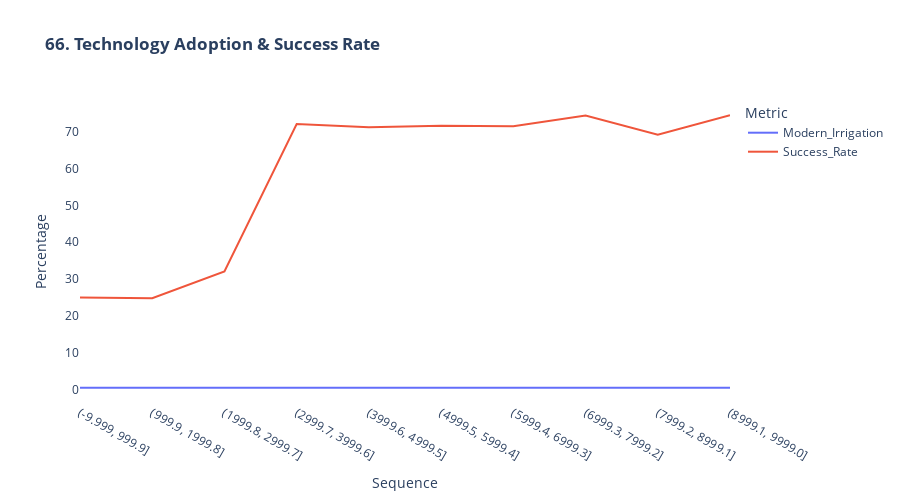

This figure's notebook cell:
### Markdown cell above
### *66. Technology Adoption Curve*

### Code cell
print("\n66. Technology Adoption...")

# Create adoption sequence
df_sorted = df.sort_values("Soil_Moisture").reset_index(drop=True)
df_sorted["Sequence"] = range(len(df_sorted))
df_sorted["Modern_Irrigation"] = df_sorted["Irrigation_Type"].isin(["Drip", "Sprinkler"])

adoption_rate = df_sorted.groupby(
    pd.cut(df_sorted["Sequence"], bins=10)
).agg(
    Modern_Irrigation=("Modern_Irrigation", "mean"),
    Success_Rate=("Irrigation_Need", lambda x: (x == "Low").mean() * 100),
).reset_index()

# Make the bin column serializable
adoption_rate["Sequence"] = adoption_rate["Sequence"].astype(str)

fig66 = px.line(
    adoption_rate,
    x="Sequence",
    y=["Modern_Irrigation", "Success_Rate"],
    title="<b>66. Technology Adoption & Success Rate</b>",
    labels={"value": "Percentage", "variable": "Metric"},
)

fig66.update_layout(height=500, plot_bgcolor="white")
fig66.show()

### Figure 1 — Plotly figure (JSON) as saved in the notebook; plotly's stock layout.template omitted (floating-point values rounded to 4 significant figures)
{"data": [{"hovertemplate": "Metric=Modern_Irrigation<br>Sequence=%{x}<br>Percentage=%{y}<extra></extra>", "legendgroup": "Modern_Irrigation", "line": {"color": "#636efa", "dash": "solid"}, "marker": {"symbol": "circle"}, "mode": "lines", "name": "Modern_Irrigation", "orientation": "v", "showlegend": true, "type": "scatter", "x": ["(-9.999, 999.9]", "(999.9, 1999.8]", "(1999.8, 2999.7]", "(2999.7, 3999.6]", "(3999.6, 4999.5]", "(4999.5, 5999.4]", "(5999.4, 6999.3]", "(6999.3, 7999.2]", "(7999.2, 8999.1]", "(8999.1, 9999.0]"], "xaxis": "x", "y": [0.47, 0.495, 0.522, 0.519, 0.503, 0.515, 0.473, 0.496, 0.506, 0.523], "yaxis": "y"}, {"hovertemplate": "Metric=Success_Rate<br>Sequence=%{x}<br>Percentage=%{y}<extra></extra>", "legendgroup": "Success_Rate", "line": {"color": "#EF553B", "dash": "solid"}, "marker": {"symbol": "circle"}, "mode": "lines", "name": "Success_Rate", "orientation": "v", "showlegend": true, "type": "scatter", "x": ["(-9.999, 999.9]", "(999.9, 1999.8]", "(1999.8, 2999.7]", "(2999.7, 3999.6]", "(3999.6, 4999.5]", "(4999.5, 5999.4]", "(5999.4, 6999.3]", "(6999.3, 7999.2]", "(7999.2, 8999.1]", "(8999.1, 9999.0]"], "xaxis": "x", "y": [25.0, 24.8, 32.1, 72.1, 71.2, 71.6, 71.5, 74.4, 69.2, 74.5], "yaxis": "y"}], "layout": {"height": 500, "legend": {"title": {"text": "Metric"}, "tracegroupgap": 0}, "plot_bgcolor": "white", "title": {"text": "<b>66. Technology Adoption & Success Rate</b>"}, "xaxis": {"anchor": "y", "domain": [0, 1], "title": {"text": "Sequence"}}, "yaxis": {"anchor": "x", "domain": [0, 1], "title": {"text": "Percentage"}}}}
